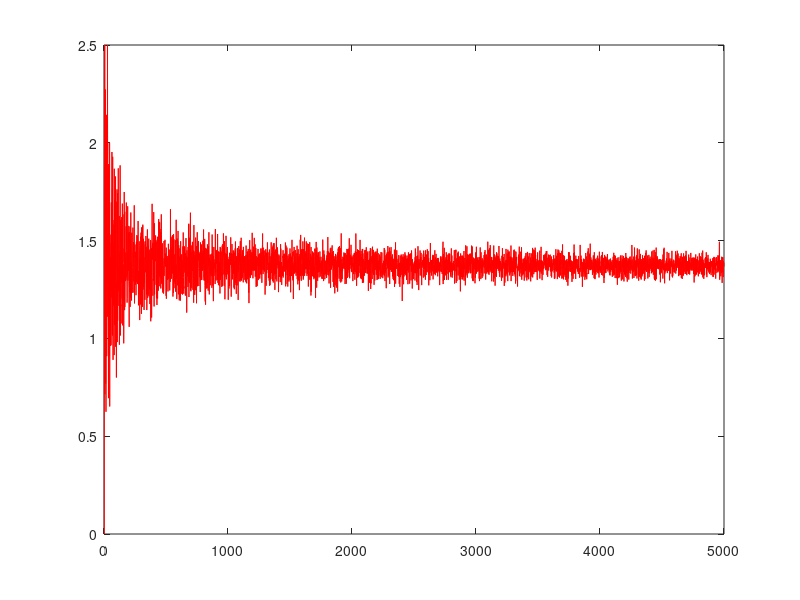

MATLAB code to generate this figure: (Note: this script raises an error after producing the figure.)
%Problem 3: Numerical Integration
%Benjamin Asdell, UID: 005114992
%Numerically integrates a function using Monte Carlo method to converge
%probability of randomly selected values being under the curve to the true
%value of the integral

clc; close all; clear all;
i = 5000; %number of trials
n = 1:i; %number of samples in specific trial
count = zeros(1,i);
for j = 1:i
    x = 5*rand(n(j),1); %randomly picked x-value from [0,5]
    y = rand(n(j),1); %randomly picked y-value from [0,1]
    for k = 1:n(j)
        if y(k) <= 1/(x(k)^2 +1) %check if y-value is below curve
            count(j)  = count(j) + 1;
        end
    end
    count(j) = count(j)/n(j);
end
plot(n,5*count, 'r'); %area under curve is 1/5 of the total rectangle
hold on
yline(atan(5), 'b');
legend('Points under Curve', 'True Value of Integral');
title('Numerical Integration Using Monte Carlo Method');
saveas(gcf,'hw6_005114992_p3.png');